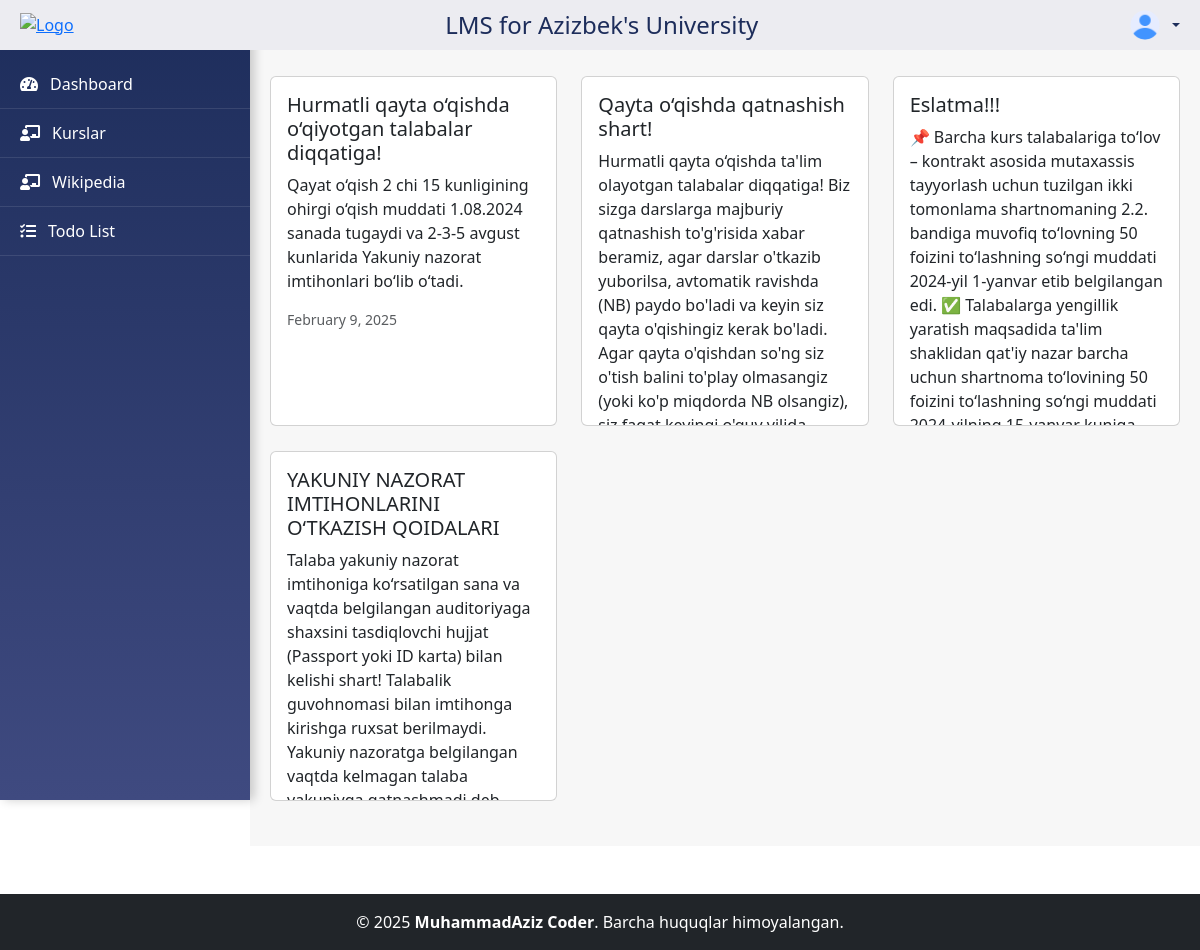
Page /interface/ (signed in) on the committed database.
### interface/models.py (models this page shows, shortened)
class News(models.Model):
    title = models.CharField(max_length=200)
    text = models.CharField(max_length=500)
    date = models.DateTimeField(auto_now_add=True)

### interface/views.py (the view)
# urls.py: path('',base,name='base'),
@login_required
def base(request):
    news = News.objects.all()
    context = {
        'news':news,
        'user':request.user
    }
    return render(request,'base.html',context=context)

### templates/base.html (shortened to what this page needs)
{% extends 'main.html' %}
{% block content %}
<div class="row mt-3">
    {% for new in news %}
    <div class="col-md-4" style="margin-bottom:25px ;">
        <div class="card" style="height: 350px; overflow: hidden;">
            <div class="card-body" style="height: 100%; overflow-y: auto;">
                <h5 class="card-title">{{new.title}}</h5>
                <p class="card-text">{{new.text}}</p>
                <p class="date text-muted small">
                     {{ new.date|date:"F j, Y" }}
                </p>
            </div>
        </div>
    </div>
    {% endfor %}
</div>
{% endblock content %}

### static/css/main.css (style rules this page uses)
html, body { height: 100%; margin: 0; padding: 0; }

### rows in the picture
News: title "Hurmatli qayta o‘qishda o‘qiyotgan talabalar diqqatiga!", text "Qayat o‘qish 2 chi 15 kunligining ohirgi o‘qish muddati 1.08.2024 sanada tugaydi va 2-3-5 avgust kunlarida Yakuniy nazorat imtihonlari bo‘lib o‘tadi.", date "February 9, 2025"
News: title "Qayta o‘qishda qatnashish shart!", text "Hurmatli qayta o‘qishda ta'lim olayotgan talabalar diqqatiga! Biz sizga darslarga majburiy qatnashish to'g'risida xabar beramiz, agar darslar o'tkazib yuborilsa, avtomatik ravishda (NB) paydo bo'ladi va keyin siz qayta o'qishingiz kerak bo'ladi. Agar qayta o'qishdan so'ng siz o'tish balini to'play olmasangiz (yoki ko'p miqdorda NB olsangiz),…"
News: title "Eslatma!!!", text "📌 Barcha kurs talabalariga to‘lov – kontrakt asosida mutaxassis tayyorlash uchun tuzilgan ikki tomonlama shartnomaning 2.2. bandiga muvofiq to‘lovning 50 foizini to‘lashning so‘ngi muddati 2024-yil 1-yanvar etib belgilangan edi. ✅ Talabalarga yengillik yaratish maqsadida ta'lim shaklidan qat'iy nazar barcha uchun shartnoma to‘lovining 50 foizini to‘lashning so‘ngi muddati…"
News: title "YAKUNIY NAZORAT IMTIHONLARINI O‘TKAZISH QOIDALARI", text "Talaba yakuniy nazorat imtihoniga ko‘rsatilgan sana va vaqtda belgilangan auditoriyaga shaxsini tasdiqlovchi hujjat (Passport yoki ID karta) bilan kelishi shart! Talabalik guvohnomasi bilan imtihonga kirishga ruxsat berilmaydi. Yakuniy nazoratga belgilangan vaqtda kelmagan talaba…"
